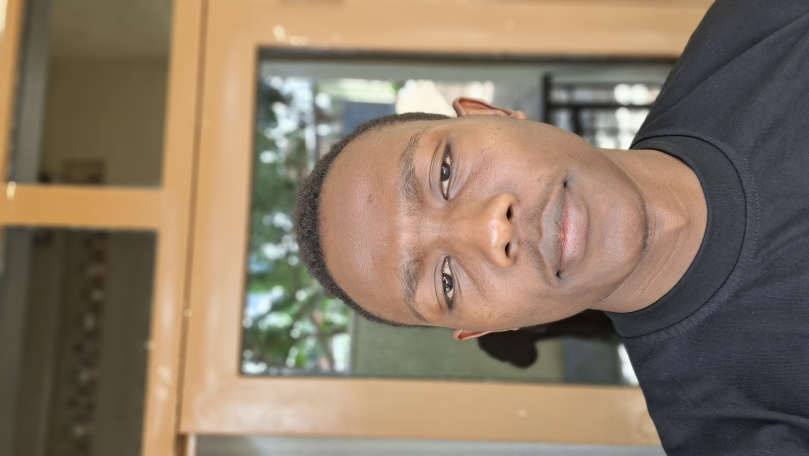
#> input picture data/images/antony_surprised.jpg, 1618 x 911 px, found by its file name (shown at 1/2 size); its folder holds only this picture in this run
$ jupyter execute --allow-errors image_pipeline.ipynb   (shell and % lines are left out)
#> lines starting #> are read from the running program, lines starting #| are printed output that depends on the picture
[cell 1]
# Install all required libraries for the image pipeline
print("Installing required libraries...")
print("="*60)

# Core image processing libraries
print("✓ Installed: Pillow, pillow-heif (for HEIC/HEIF support)")

# Scientific computing
print("✓ Installed: NumPy, Pandas")

# Image processing and computer vision
print("✓ Installed: scikit-image (for HOG features)")

# Visualization
print("✓ Installed: Matplotlib")

# Google Drive API (for Colab)
try:
    from google.colab import drive
    print("✓ Google Colab libraries available")
except:
    print("⚠ Not running in Google Colab - Drive mounting may not work")

print("\n" + "="*60)
print("All libraries installed successfully!")
print("="*60)
print("\nYou can now proceed to the next cells.")

[cell 2]
# Enable GPU in Colab
# Note: Enable GPU in Runtime → Change runtime type → GPU

import torch

# Check and use Colab GPU
#> (the rest of this cell did not finish here and is left out)

# Image Pipeline

This notebook visualizes sample images, augmentations, and HOG features, and then exports features to `data/processed/image_features.csv`.

Instructions:
- Place your images in the `images/` folder at the project root (e.g., `member1_neutral.jpg`, `member1_smile.jpg`, `member1_surprised.jpg`).
- Run the cells below to preview and generate features.

[cell 3]
# Mount Google Drive and access images from SHARED folder
from google.colab import drive
import shutil
import os

# Mount Google Drive
drive.mount('/content/drive')

# Google Drive folder ID from the link
FOLDER_ID = '1nTIBD3R7RbhgOIv4bw8EtJTBOB2rcQUA'

print("="*60)
print("ACCESSING SHARED FOLDER FROM GOOGLE DRIVE")
print("="*60)

# Method 1: Use Drive API to access folder by ID (BEST FOR SHARED FOLDERS)
print("\n[Method 1] Using Drive API to access folder by ID...")
#> (the rest of this cell did not finish here and is left out)

[cell 4]
import os
import numpy as np
import matplotlib.pyplot as plt
from PIL import Image, ImageOps
import pillow_heif
from skimage.feature import hog
from skimage.color import rgb2gray

BASE_DIR = os.path.abspath(os.path.join(os.getcwd(), ".."))
IMAGES_DIR = os.path.join(BASE_DIR, "images")
print("Images directory:", IMAGES_DIR)

# Register HEIF opener for HEIC support
pillow_heif.register_heif_opener()
#> (this line was passed over: pillow_heif is not available in this run)

# Helper functions

def load_image(path, size=(224, 224)):
    img = Image.open(path).convert("RGB")
    if size:
        img = img.resize(size)
    return img


def augmentations(img):
    return {
        "original": img,
        "rotate_15": img.rotate(15),
        "rotate_-15": img.rotate(-15),
        "flip_h": ImageOps.mirror(img),
        "flip_v": ImageOps.flip(img),
        "grayscale": ImageOps.grayscale(img).convert("RGB"),
    }


def show_grid(images_dict):
    keys = list(images_dict.keys())
    n = len(keys)
    cols = min(3, n)
    rows = int(np.ceil(n / cols))
    fig, axes = plt.subplots(rows, cols, figsize=(4 * cols, 4 * rows))
    axes = np.array(axes).reshape(-1)
    for ax, k in zip(axes, keys):
        ax.imshow(images_dict[k])
        ax.set_title(k)
        ax.axis("off")
    for ax in axes[len(keys):]:
        ax.axis("off")
    plt.tight_layout()
    plt.show()

# Load and display images for ALL members
# Only process images from the root of IMAGES_DIR (not subdirectories)
# This ensures we only use images from the specific Google Drive folder
all_image_paths = []

# Check if we have tracked filenames from Drive folder
DRIVE_FOLDER_IMAGES = globals().get('DRIVE_FOLDER_IMAGES', [])

if DRIVE_FOLDER_IMAGES:
    print(f"✓ Using tracked filenames from Drive folder ({len(DRIVE_FOLDER_IMAGES)} images)")
    # Only process tracked images
    for filename in DRIVE_FOLDER_IMAGES:
        file_path = os.path.join(IMAGES_DIR, filename)
        if os.path.exists(file_path) and os.path.isfile(file_path):
            all_image_paths.append(file_path)
        else:
            print(f"  ⚠ Tracked file not found: {filename}")
else:
    print("⚠ No tracked filenames found. Processing images from root of IMAGES_DIR only...")
    # Fallback: only process images in root of IMAGES_DIR (not subdirectories)
    if os.path.exists(IMAGES_DIR):
        for f in os.listdir(IMAGES_DIR):
            file_path = os.path.join(IMAGES_DIR, f)
            if os.path.isfile(file_path) and f.lower().endswith((".jpg", ".jpeg", ".png", ".bmp", ".heic", ".heif")):
                all_image_paths.append(file_path)

if all_image_paths:
    print(f"Found {len(all_image_paths)} images")

    # Group images by member (assuming naming: memberX_expression.jpg)
    from collections import defaultdict
    member_images = defaultdict(list)

    for img_path in all_image_paths:
        filename = os.path.basename(img_path)
        # Extract member name (everything before last underscore)
        name_parts = os.path.splitext(filename)[0].split('_')
        if len(name_parts) >= 2:
            member = '_'.join(name_parts[:-1])
            expression = name_parts[-1]
        else:
            member = "unknown"
            expression = "unknown"
        member_images[member].append((img_path, expression, filename))

    print(f"\nFound images for {len(member_images)} member(s):")
    for member, images in member_images.items():
        print(f"  {member}: {len(images)} images")
        for _, expr, fname in images:
            print(f"    - {expr}: {fname}")

    # Display original images for each member
    print("\n" + "="*60)
    print("DISPLAYING ORIGINAL IMAGES FOR ALL MEMBERS")
    print("="*60)

    for member, images in sorted(member_images.items()):
        print(f"\n--- {member.upper()} ---")
        # Sort by expression: neutral, smile, surprised
        expr_order = {'neutral': 0, 'smile': 1, 'smiling': 1, 'surprised': 2, 'surprise': 2}
        images_sorted = sorted(images, key=lambda x: expr_order.get(x[1].lower(), 99))

        fig, axes = plt.subplots(1, len(images_sorted), figsize=(5*len(images_sorted), 5))
        if len(images_sorted) == 1:
            axes = [axes]

        for ax, (img_path, expression, filename) in zip(axes, images_sorted):
            img = load_image(img_path)
#> in load_image, img is the input picture: PIL image 1618x911 RGB; mean R, G, B 137.9, 120.6, 101.2
#> in load_image, `img = img.resize(size)`:
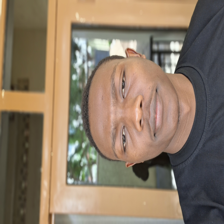
#> img: PIL image 224x224 RGB; mean R, G, B 137.9, 120.6, 101.2
            ax.imshow(img)
            ax.set_title(f"{expression}\n{filename}", fontsize=10)
            ax.axis("off")

        plt.tight_layout()
        plt.show()

    # Display augmentations for a sample image from each member
    print("\n" + "="*60)
    print("DISPLAYING AUGMENTATIONS FOR EACH MEMBER")
    print("="*60)

    for member, images in sorted(member_images.items()):
        if images:
            # Use the first image for each member to show augmentations
            sample_path = images[0][0]
            print(f"\n--- Augmentations for {member.upper()} (using {images[0][2]}) ---")
            img = load_image(sample_path)
            show_grid(augmentations(img))
#> in show_grid, `keys = list(images_dict.keys())`: keys = ['original', 'rotate_15', 'rotate_-15', 'flip_h', 'flip_v', 'grayscale']
#> in show_grid, `n = len(keys)`: n = 6
#> in show_grid, `cols = min(3, n)`: cols = 3
#> in show_grid, `rows = int(np.ceil(n / cols))`: rows = 2
#> the loop in show_grid, `for ax, k in zip(axes, keys):` made 6 passes
#> k on passes 1 to 6: 'original', 'rotate_15', 'rotate_-15', 'flip_h', 'flip_v', 'grayscale'
#> in show_grid, `plt.show()`:
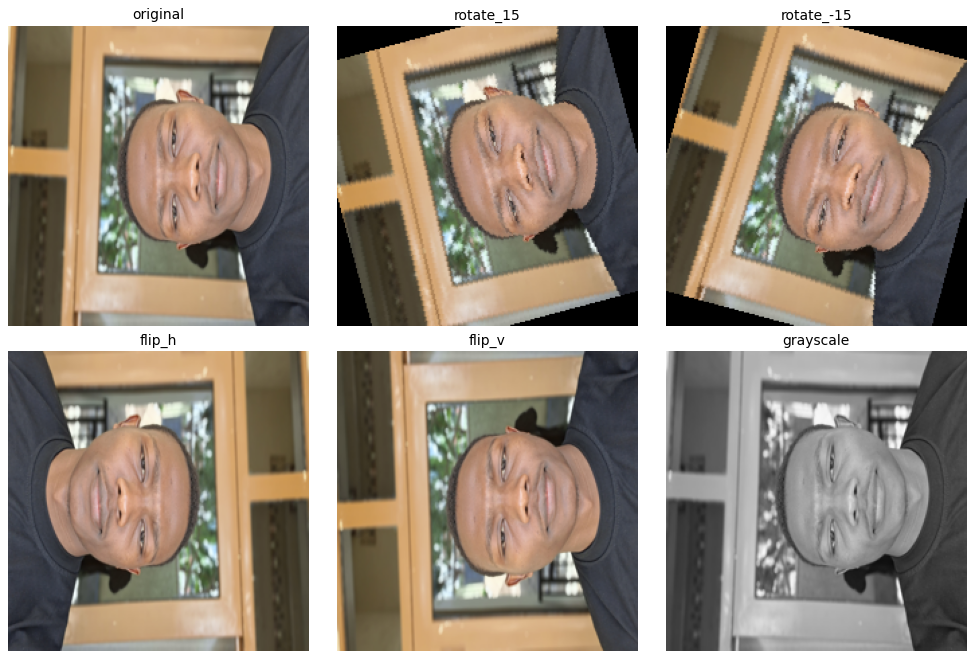
#> figure drawn by matplotlib, 6 panels

    # Store sample_paths for HOG visualization (use first image)
    sample_paths = all_image_paths
    img = load_image(sample_paths[0])  # For HOG visualization
#> (the rest of the program and of its run is left out)
